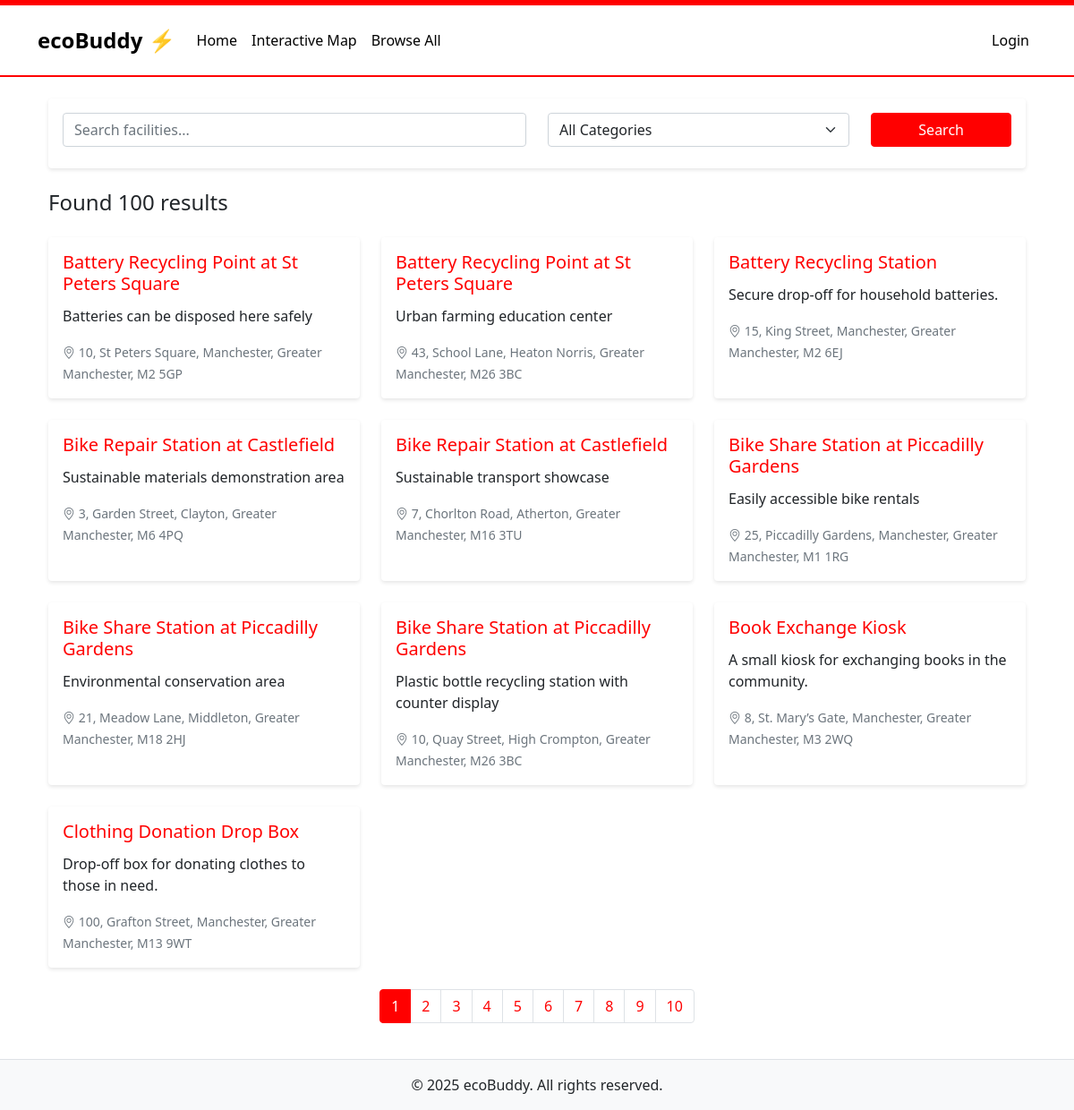
Screenshot of /facilities.php with the database file from the repository.
### tables this page shows
CREATE TABLE ecoFacilities (
                               id INTEGER PRIMARY KEY AUTOINCREMENT NOT NULL UNIQUE,
                               title VARCHAR(50) NOT NULL,
                               category INTEGER,
                               description VARCHAR(150) NOT NULL,
                               houseNumber VARCHAR(50),
                               streetName VARCHAR(50),
                               county VARCHAR(50),
                               town VARCHAR(50),
                               postcode VARCHAR(7) NOT NULL,
                               lng FLOAT NOT NULL,
                               lat FLOAT NOT NULL,
                               contributor INTEGER,
                               FOREIGN KEY (category) REFERENCES ecoCategories(id),
                               FOREIGN KEY (contributor) REFERENCES ecoUser(id)
);

### facilities.php (called while the page is built, shortened)
<?php
require_once('Models/EcoFacilitySet.php');
$view = new stdClass();
$view->pageTitle = 'Browse Facilities';
$facilitySet = new EcoFacilitySet();
$categorySet = new CategorySet();
$page = isset($_GET['page']) ? max(1, intval($_GET['page'])) : 1;
$limit = 10;
$view->searchTerm = isset($_GET['search'])
    ? filter_var($_GET['search'], FILTER_SANITIZE_STRING)
    : '';
$view->selectedCategory = isset($_GET['category'])
    ? filter_var($_GET['category'], FILTER_SANITIZE_NUMBER_INT)
    : null;
if (!empty($view->searchTerm) || $view->selectedCategory) {
    $view->facilities = $facilitySet->searchFacilities(
        $view->searchTerm,
        $view->selectedCategory,
        $page,
        $limit
    );
    $view->resultCount = $facilitySet->getTotalCount(
        $view->searchTerm,
        $view->selectedCategory
    );
} else {
    $view->facilities = $facilitySet->fetchAllFacilities($page, $limit);
    $view->resultCount = $facilitySet->getTotalCount();
}
$view->categories = $categorySet->fetchAllCategories();
$view->totalPages = ceil($view->resultCount / $limit);
$view->currentPage = $page;
require_once('Views/facilities.phtml');

### Models/Database.php (called while the page is built, shortened)
<?php
class Database {
    private static $instance = null;
    private $dbConnection;
    private function __construct() {
        try {
            $this->dbConnection = new PDO('sqlite:' . __DIR__ . '/../db/ecobuddy.sqlite');
            $this->dbConnection->setAttribute(PDO::ATTR_ERRMODE, PDO::ERRMODE_EXCEPTION);
        }
        catch (PDOException $e) {
            echo "Database Connection Error: " . $e->getMessage();
            exit();
        }
    }
    public static function getInstance() {
        if (self::$instance === null) {
            self::$instance = new self();
        }
        return self::$instance;
    }
    public function getdbConnection() {
        return $this->dbConnection;
    }
}

### Models/EcoFacilitySet.php (called while the page is built, shortened)
<?php
require_once('Database.php');
require_once('EcoFacility.php');
class EcoFacilitySet {
    protected $_dbHandle;
    public function __construct() {
        $this->_dbInstance = Database::getInstance();
        $this->_dbHandle = $this->_dbInstance->getdbConnection();
    }
    public function fetchAllFacilities($page = 1, $perPage = 10) {
        $offset = ($page - 1) * $perPage;
        $sqlQuery = 'SELECT * FROM ecoFacilities ORDER BY title LIMIT :limit OFFSET :offset';
        $statement = $this->_dbHandle->prepare($sqlQuery);
        $statement->bindValue(':limit', $perPage, PDO::PARAM_INT);
        $statement->bindValue(':offset', $offset, PDO::PARAM_INT);
        $statement->execute();
        $dataSet = [];
        while ($row = $statement->fetch()) {
            $dataSet[] = new EcoFacility($row);
        }
        return $dataSet;
    }
    public function getTotalCount($searchTerm = '', $category = null, $additionalFilters = []) {
        $sql = 'SELECT COUNT(*) as count FROM ecoFacilities WHERE 1=1';
        $params = [];
        $statement = $this->_dbHandle->prepare($sql);
        $statement->execute();
        $result = $statement->fetch();
        return $result['count'];
    }
}

### Models/EcoFacility.php (called while the page is built, shortened)
<?php
class EcoFacility {
    protected $_title;
    protected $_description;
    protected $_houseNumber;
    protected $_streetName;
    protected $_county;
    protected $_town;
    protected $_postcode;
    public function __construct($dbRow) {
        $this->_title = $dbRow['title'];
        $this->_description = $dbRow['description'];
        $this->_houseNumber = $dbRow['houseNumber'];
        $this->_streetName = $dbRow['streetName'];
        $this->_county = $dbRow['county'];
        $this->_town = $dbRow['town'];
        $this->_postcode = $dbRow['postcode'];
    }
    public function getTitle() { return $this->_title; }
    public function getDescription() { return $this->_description; }
    public function getFullAddress() {
        return implode(", ", array_filter([
            $this->_houseNumber,
            $this->_streetName,
            $this->_town,
            $this->_county,
            $this->_postcode
        ]));
    }
}

### Views/facilities.phtml (the view, shortened to what this page needs)
<?php require('template/header.phtml') ?>
    <div class="container mt-4">
        <div class="row mb-4">
            <div class="col-12">
                <form class="card p-3" method="GET" action="facilities.php">
                    <div class="row">
                        <div class="col-md-6 mb-2">
                            <input
                                    type="text"
                                    name="search"
                                    class="form-control"
                                    value="<?= htmlspecialchars($view->searchTerm ?? '') ?>"
                                    placeholder="Search facilities..."
                                    aria-label="Search facilities"
                            >
                        </div>
                        <div class="col-md-4 mb-2">
                            <select
                                    name="category"
                                    class="form-select"
                                    aria-label="Select category filter"
                            >
                                <option value="">All Categories</option>
                            </select>
                        </div>
                        <div class="col-md-2">
                            <button type="submit" class="btn btn-primary w-100">
                                Search
                            </button>
                        </div>
                    </div>
                </form>
            </div>
        </div>
        <div class="row mb-3">
            <div class="col">
                <h4>
                    Found <?= $view->resultCount ?> result<?= $view->resultCount != 1 ? 's' : '' ?>
                </h4>
            </div>
        </div>
        <div class="row row-cols-1 row-cols-md-2 row-cols-lg-3 g-4">
            <?php foreach ($view->facilities as $facility): ?>
                <div class="col">
                    <div class="card h-100">
                        <div class="card-body">
                            <h5 class="card-title">
                                <?= htmlspecialchars($facility->getTitle()) ?>
                            </h5>
                            <p class="card-text">
                                <?= htmlspecialchars($facility->getDescription()) ?>
                            </p>
                            <p class="card-text">
                                <small class="text-muted">
                                    <i class="bi bi-geo-alt"></i>
                                    <?= htmlspecialchars($facility->getFullAddress()) ?>
                                </small>
                            </p>
                        </div>
                    </div>
                </div>
            <?php endforeach; ?>
        </div>
        <?php if ($view->totalPages > 1): ?>
            <nav aria-label="Page navigation" class="mt-4">
                <ul class="pagination justify-content-center">
                    <?php for ($i = 1; $i <= $view->totalPages; $i++): ?>
                        <li class="page-item <?= $i === $view->currentPage ? 'active' : '' ?>">
                            <a class="page-link" href="?page=<?= $i ?><?=
                            $view->searchTerm ? '&search=' . urlencode($view->searchTerm) : ''
                            ?><?=
                            $view->selectedCategory ? '&category=' . $view->selectedCategory : ''
                            ?>">
                                <?= $i ?>
                            </a>
                        </li>
                    <?php endfor; ?>
                </ul>
            </nav>
        <?php endif; ?>
    </div>
<?php require('template/footer.phtml') ?>

### css/my-style.css (style rules this page uses)
body { min-height: 100vh; display: flex; flex-direction: column; background-color: #fff; }
.card { border: none; box-shadow: 0 2px 4px rgba(0,0,0,0.1); transition: transform 0.2s ease-in-out; }
.card-title { color: #f00; margin-bottom: 0.75rem; }
.btn-primary { background-color: #f00; border-color: #f00; transition: all 0.2s ease-in-out; }
.pagination .page-link { color: #f00; transition: all 0.2s ease-in-out; }
.pagination .page-item.active .page-link { background-color: #f00; border-color: #f00; color: #fff; }

### rows the page displays
ecofacilities: title "Battery Recycling Point at St Peters Square", description "Batteries can be disposed here safely", $facility->getFullAddress() "10, St Peters Square, Manchester, Greater Manchester, M2 5GP"
ecofacilities: title "Battery Recycling Point at St Peters Square", description "Urban farming education center", $facility->getFullAddress() "43, School Lane, Heaton Norris, Greater Manchester, M26 3BC"
ecofacilities: title "Battery Recycling Station", description "Secure drop-off for household batteries.", $facility->getFullAddress() "15, King Street, Manchester, Greater Manchester, M2 6EJ"
ecofacilities: title "Bike Repair Station at Castlefield", description "Sustainable materials demonstration area", $facility->getFullAddress() "3, Garden Street, Clayton, Greater Manchester, M6 4PQ"
ecofacilities: title "Bike Repair Station at Castlefield", description "Sustainable transport showcase", $facility->getFullAddress() "7, Chorlton Road, Atherton, Greater Manchester, M16 3TU"
ecofacilities: title "Bike Share Station at Piccadilly Gardens", description "Easily accessible bike rentals", $facility->getFullAddress() "25, Piccadilly Gardens, Manchester, Greater Manchester, M1 1RG"
ecofacilities: title "Bike Share Station at Piccadilly Gardens", description "Environmental conservation area", $facility->getFullAddress() "21, Meadow Lane, Middleton, Greater Manchester, M18 2HJ"
ecofacilities: title "Bike Share Station at Piccadilly Gardens", description "Plastic bottle recycling station with counter display", $facility->getFullAddress() "10, Quay Street, High Crompton, Greater Manchester, M26 3BC"
ecofacilities: title "Book Exchange Kiosk", description "A small kiosk for exchanging books in the community.", $facility->getFullAddress() "8, St. Mary’s Gate, Manchester, Greater Manchester, M3 2WQ"
ecofacilities: title "Clothing Donation Drop Box", description "Drop-off box for donating clothes to those in need.", $facility->getFullAddress() "100, Grafton Street, Manchester, Greater Manchester, M13 9WT"

### other values shown
$view->resultCount "100"
